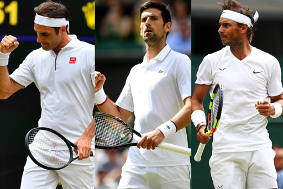
#> input picture Python/0609/data/ex_image.png, 283 x 189 px
$ jupyter execute --allow-errors Prac02.ipynb
#> lines starting #> are read from the running program, lines starting #| are printed output that depends on the picture; after the words box and inside, x2 and y2 are one past the last pixel; in counts of white or black regions, pixels touching at a corner belong together
## OpenCV로 같은 크기의 이미지 블렌딩 실험

[cell 1]
import cv2
import pandas as pd
import numpy as np
import matplotlib.pyplot as plt

[cell 2]
sample_img = cv2.imread('./data/ex_image.png')
#> sample_img is the input picture: shape (189, 283, 3); mean B, G, R 130, 135.2, 140.3
sample_logo = cv2.imread('./data/ex_image_logo.png')

sample_img = cv2.cvtColor(sample_img, cv2.COLOR_BGR2RGB)
#> (the rest of this cell did not finish here and is left out)

## 이미지 크기 수정

[cell 3]
# 이미지 크기 수정
img1 = cv2.resize(sample_img, (800,600))
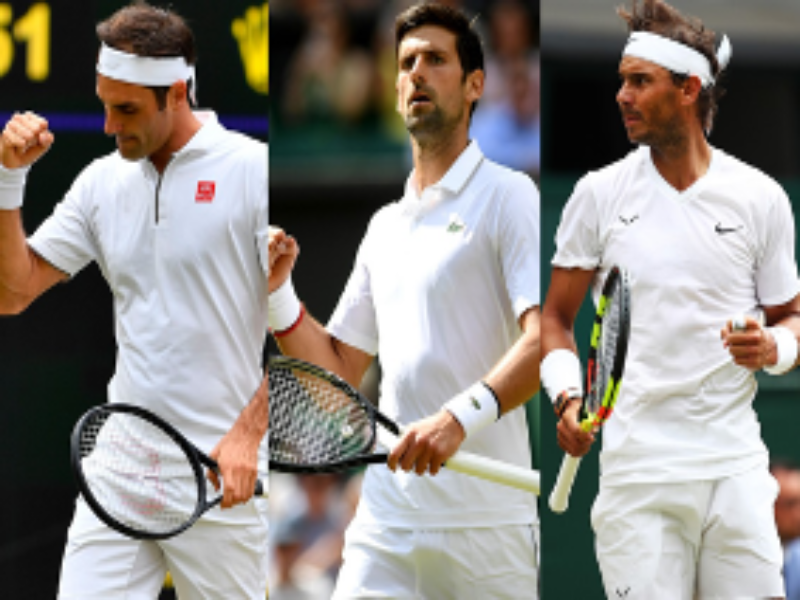
#> img1: shape (600, 800, 3); mean R, G, B 140.2, 135, 129.9
#> (the rest of this cell did not finish here and is left out)

## 이미지 혼합 실습

#> (a cell that did not finish here is left out)

## 이미지 혼합 - 알파 베타 값 수정 결과 확인 하기

#> (a cell that did not finish here is left out)

#> (a cell that did not finish here is left out)

## 비트연산

[cell 7]
# 사각형 임시 데이터 생성
img_rectangle = np.ones((400,400), dtype='uint8')
cv2.rectangle(img_rectangle, (50,50), (300,300), (255,255,255), -1)
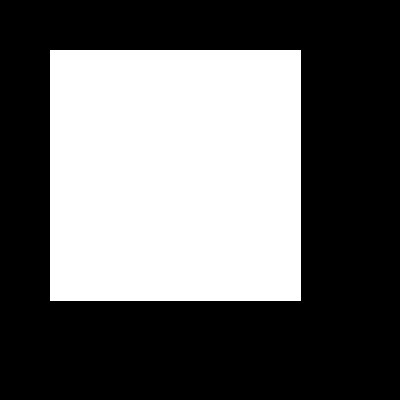
#> img_rectangle: shape (400, 400); values 1 (black) and 255 (white), 39.4% white; 1 white region, box (x1, y1, x2, y2) and area: (50, 50, 301, 301) 63001

# 원 임시 데이터 생성
img_circle = np.ones((400,400), dtype='uint8')
cv2.circle(img_circle, (300,300), 50, (255,255,255), -1)
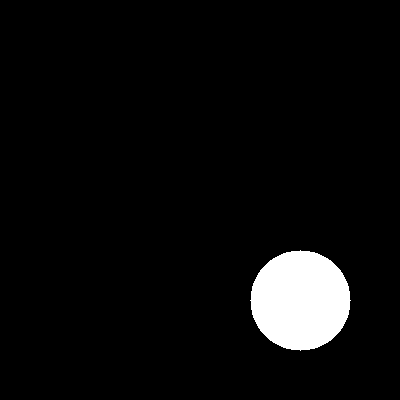
#> img_circle: shape (400, 400); values 1 (black) and 255 (white), 4.9% white; 1 white region, box (x1, y1, x2, y2) and area: (250, 250, 351, 351) 7845

plt.imshow(img_rectangle, 'gray')
plt.show()

plt.imshow(img_circle, 'gray')
plt.show()

## A data, B data 가지고 and, or, xor, not (A: 직사각형, B : 원형)

[cell 8]
# and
bitwiseAnd = cv2.bitwise_and(img_rectangle, img_circle)
plt.imshow(bitwiseAnd, 'gray')
plt.show()
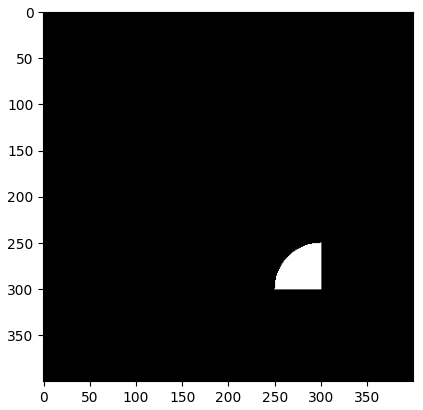
#> figure drawn by matplotlib, 1 panel

# or
bitwiseOr = cv2.bitwise_or(img_rectangle, img_circle)
plt.imshow(bitwiseOr, 'gray')
plt.show()
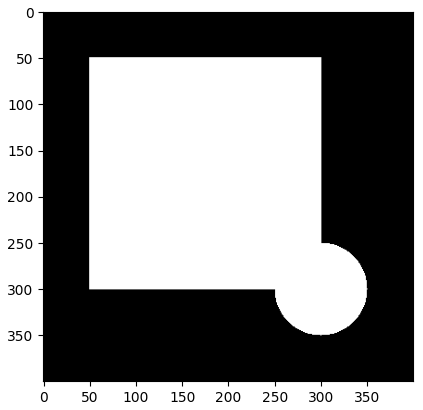
#> figure drawn by matplotlib, 1 panel

# xor
bitwiseXor = cv2.bitwise_xor(img_rectangle, img_circle)
plt.imshow(bitwiseXor, 'gray')
plt.show()

# not
bitwiseNot_rec = cv2.bitwise_not(img_rectangle)
bitwiseNot_cir = cv2.bitwise_not(img_circle)

plt.imshow(bitwiseNot_rec, 'gray')
plt.show()
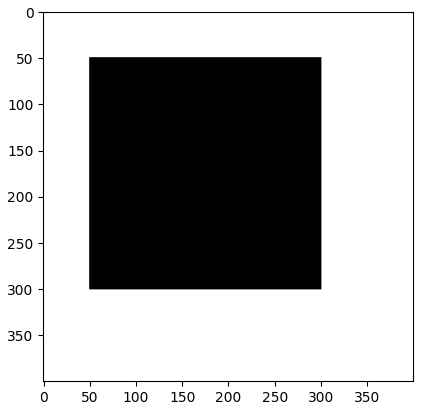
#> figure drawn by matplotlib, 1 panel

plt.imshow(bitwiseNot_cir, 'gray')
plt.show()
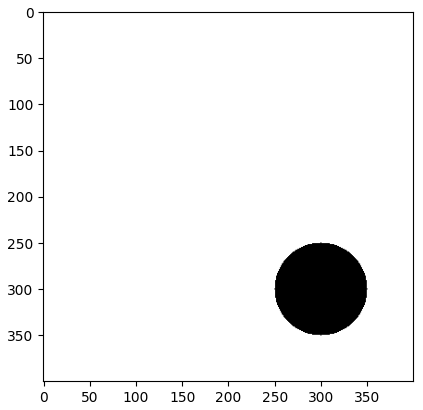
#> figure drawn by matplotlib, 1 panel

## 마스킹 실습

[cell 9]
img_rectangle_temp = np.ones((500,1000), dtype='uint8')

mask_ = np.zeros(img_rectangle_temp.shape, dtype='uint8')

# 직사각형 안에 흰색 직사각형 추가
cv2.rectangle(mask_, (60,50), (280,280), (255,255,255), -1)
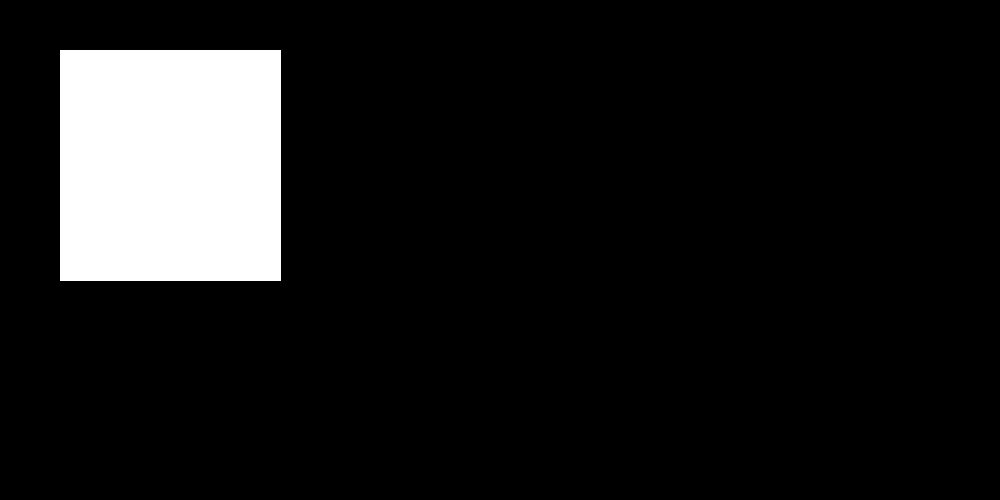
#> mask_: shape (500, 1000); 10.2% white; 1 white region, box (x1, y1, x2, y2) and area: (60, 50, 281, 281) 51051
cv2.rectangle(mask_, (420,50), (550,230), (255,255,255), -1)
cv2.rectangle(mask_, (750,50), (920,280), (255,255,255), -1)
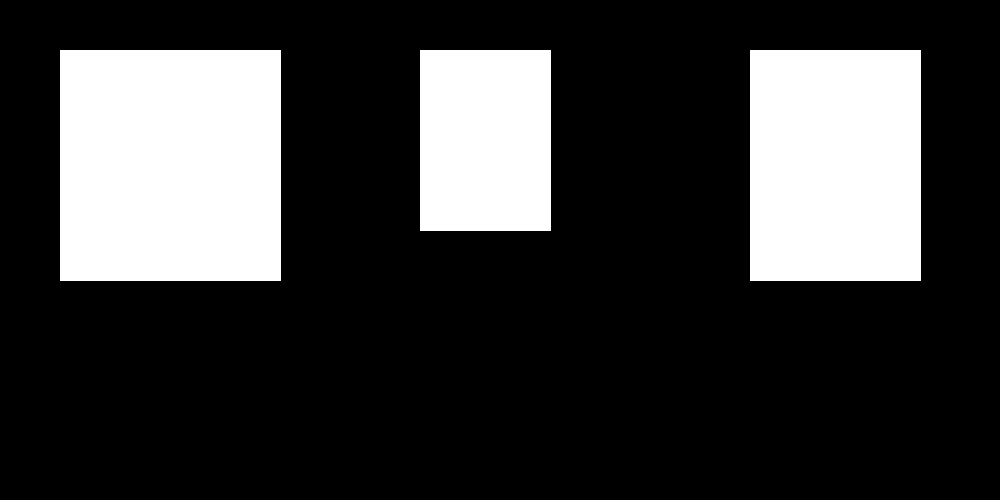
#> mask_: shape (500, 1000); 22.9% white; 3 white regions, box (x1, y1, x2, y2) and area: (60, 50, 281, 281) 51051, (750, 50, 921, 281) 39501, (420, 50, 551, 231) 23711

plt.imshow(mask_, 'gray')
plt.show()

$ run again, with Python/0609/data/face01.png copied over Python/0609/data/ex_image.png
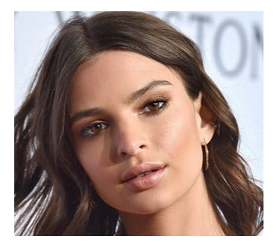
#> input picture Python/0609/data/face01.png, 280 x 245 px
#> sample_img is the input picture: shape (245, 280, 3); mean B, G, R 139.1, 144.7, 163.9
#> `img1 = cv2.resize(sample_img, (800,600))`:
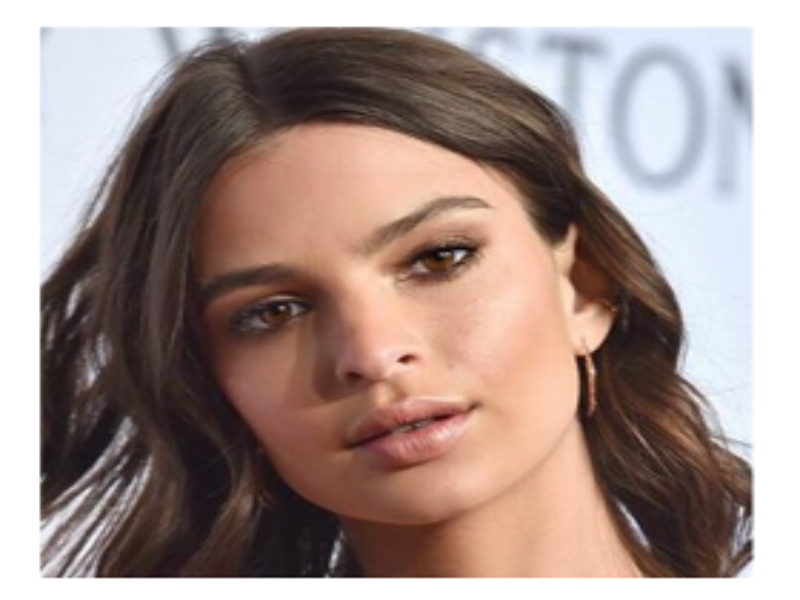
#> img1: shape (600, 800, 3); mean R, G, B 163.8, 144.6, 139
#> img_rectangle: shape (400, 400); values 1 (black) and 255 (white), 39.4% white; 1 white region, box (x1, y1, x2, y2) and area: (50, 50, 301, 301) 63001
#> img_circle: shape (400, 400); values 1 (black) and 255 (white), 4.9% white; 1 white region, box (x1, y1, x2, y2) and area: (250, 250, 351, 351) 7845
